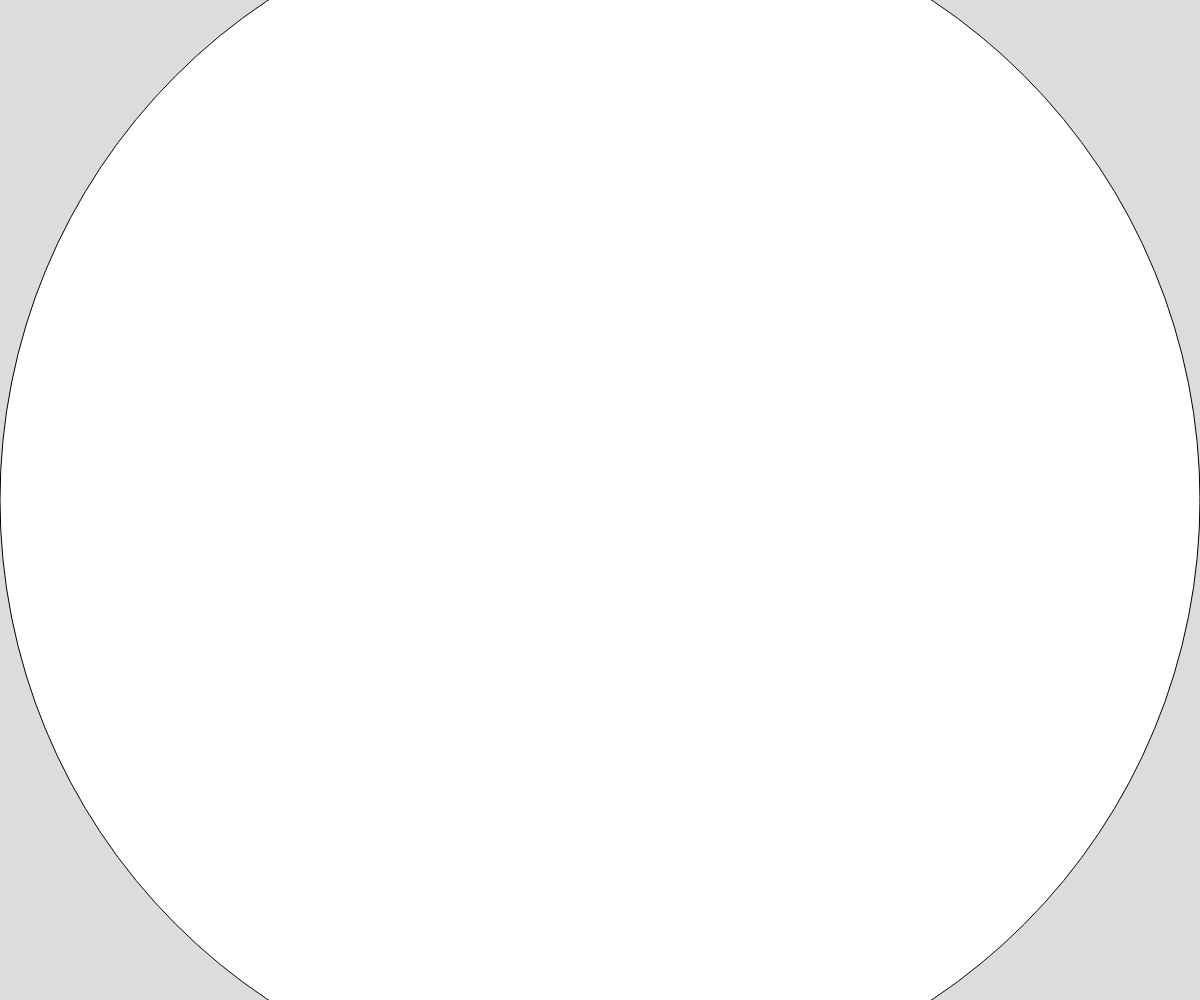
Frame 1 (no input)
Frame 60 (no input): identical to frame 1, image omitted
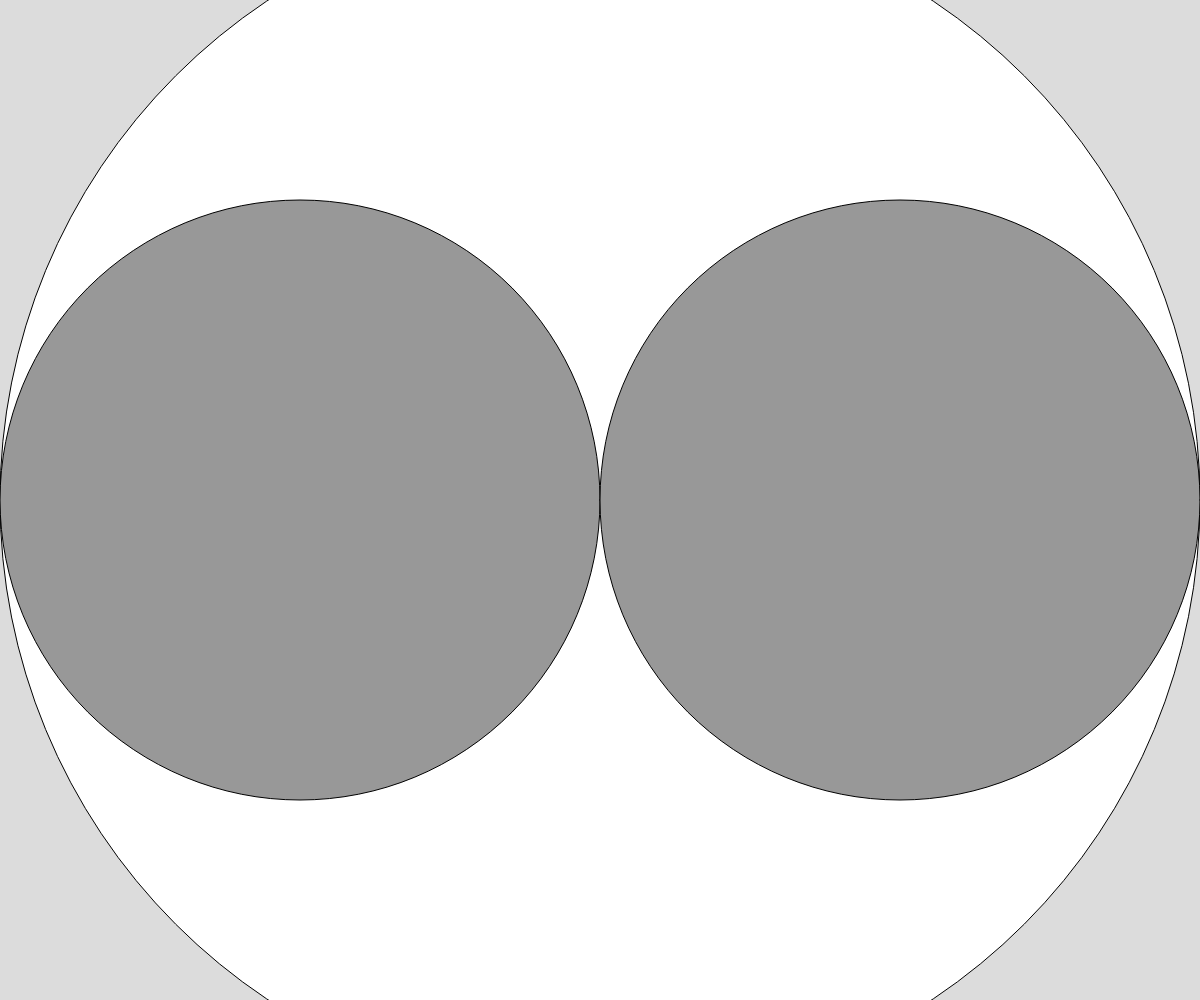
Frame 120 (the mouse pressed at the canvas centre since frame 60)

The p5.js sketch that drew these frames (run headless with seeded random() and noise() and a simulated clock; from frame 60 on, the mouse is pressed at the canvas centre):

// p5.js sketch
// ── sketch.js
// Recursion Circles Demo



function setup() {
  createCanvas(windowWidth, windowHeight);
}

function draw() {
  background(220);
  drawCircle(width/2, width/2);
}

function drawCircle(x, radius) {
  let fillColor = map(radius, width/2, 5, 255, 50);
  fill(fillColor);
  circle(x, height/2, radius*2);
  
  let MaxRadius = map(mouseX, 0, width, width/2, 10);
  if (radius > MaxRadius) {
    drawCircle(x - radius/2, radius/2);
    drawCircle(x + radius/2, radius/2);
  }
}
